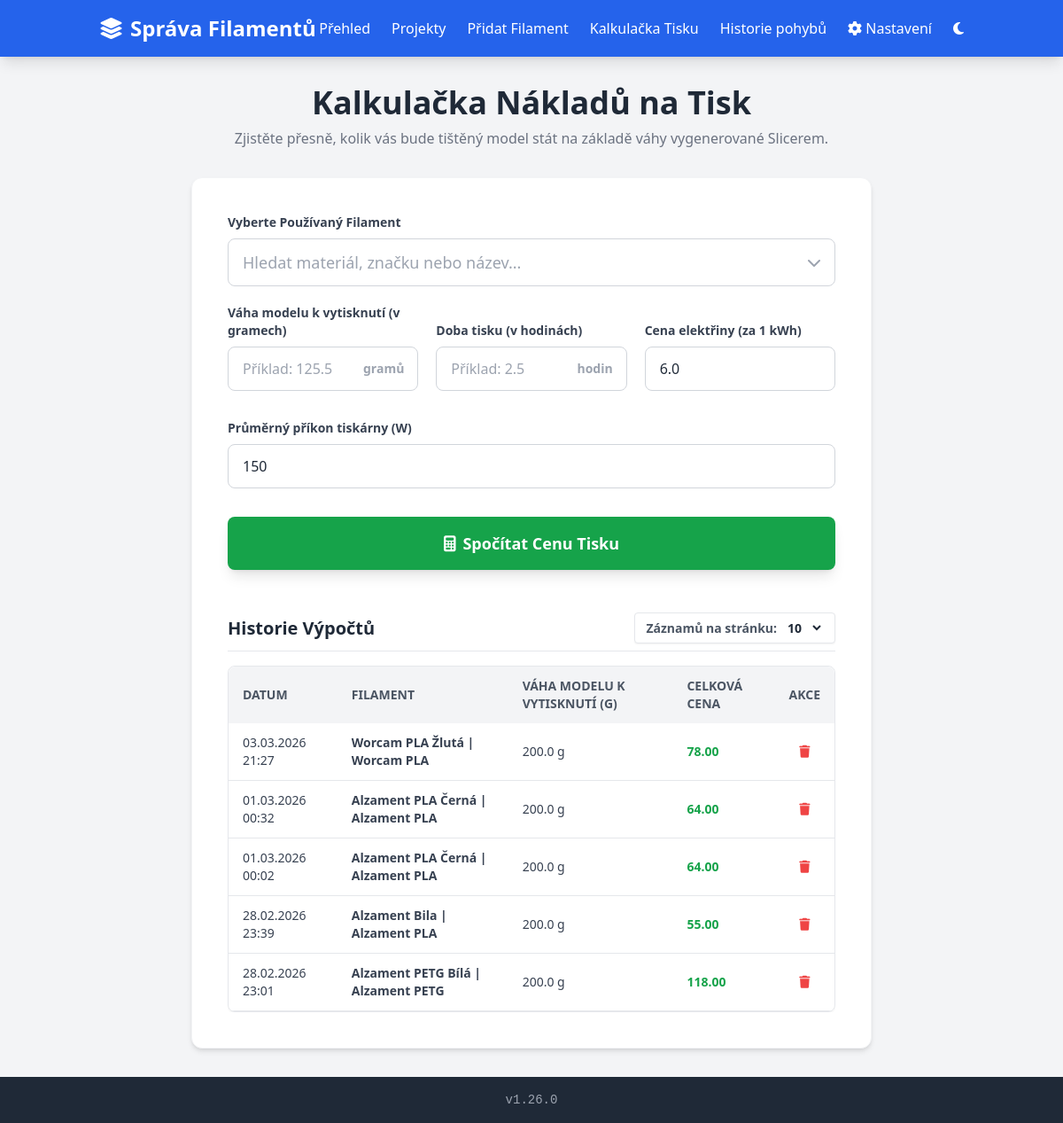
Before: /calculator with the older database file.
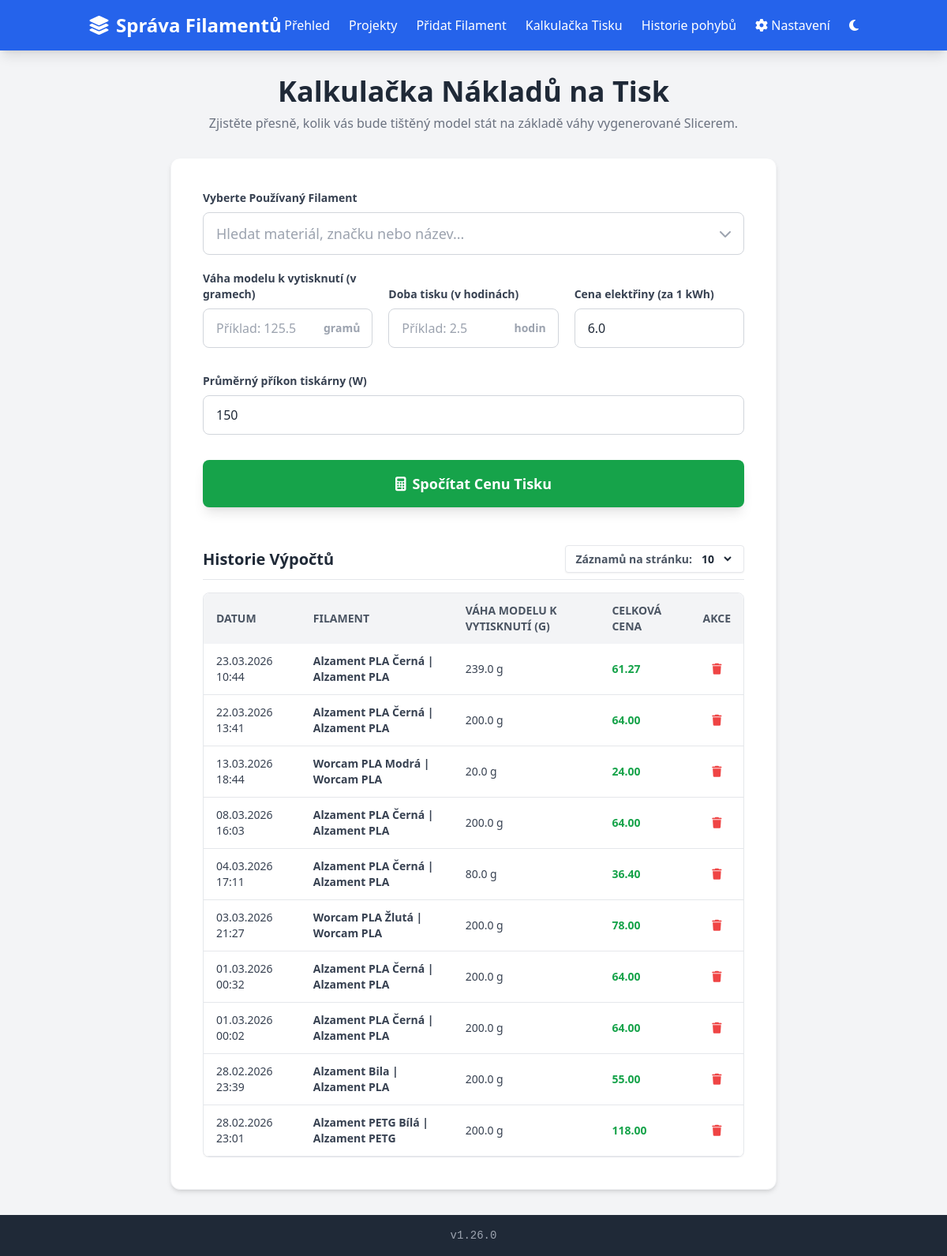
After: the same page with the newer database file.
### models.py (models this page shows)
class PrintHistory(db.Model):
    id = db.Column(db.Integer, primary_key=True)
    filament_name = db.Column(db.String(200), nullable=False)
    weight = db.Column(db.Float, nullable=False)
    total_cost = db.Column(db.Float, nullable=False)
    created_at = db.Column(db.DateTime, default=datetime.utcnow)

### routes/calculator.py (the view, shortened to what this page needs)
    @app.route('/calculator', methods=['GET', 'POST'])
    def calculator():
        filaments = Filament.query.all()
        setting = AppSetting.query.first()
        result = None
        page = request.args.get('page', 1, type=int)
        per_page = request.args.get('per_page', 10, type=int)
        if per_page not in [10, 20, 50, 100]:
            per_page = 10
        histories_paginated = db.paginate(
            PrintHistory.query.order_by(PrintHistory.created_at.desc()),
            page=page, per_page=per_page, error_out=False,
        )
        return render_template(
            'calculator.html',
            filaments=filaments, result=result, setting=setting,
            histories=histories_paginated, per_page=per_page,
        )

### utils.py (called while the page is built)
def get_settings():
    return AppSetting.query.first()

### templates/calculator.html (shortened to what the changed rows need)
{% extends "base.html" %}
{% block content %}
<div class="max-w-3xl mx-auto">
    <div class="text-center mb-8">
        <h1 class="text-4xl font-bold text-gray-800">{{ t('calculator_title') }}</h1>
    </div>
    <div class="bg-white rounded-xl shadow-md p-6 lg:p-10 border border-gray-100">
        <div class="mt-12">
            {% if histories.items and histories.items|length > 0 %}
                <div class="-mx-4 sm:mx-0 overflow-x-auto">
                    <div class="inline-block min-w-full align-middle">
                        <div class="overflow-hidden shadow-sm sm:rounded-lg border border-gray-200">
                            <table class="min-w-full text-left border-collapse">
                                <thead>
                            <tr class="bg-gray-100 text-gray-600 text-sm uppercase">
                                <th class="py-3 px-4 rounded-tl-lg">{{ t('date') }}</th>
                                <th class="py-3 px-4">Filament</th>
                                <th class="py-3 px-4">{{ t('print_weight').split('(')[0] }} (g)</th>
                                <th class="py-3 px-4">{{ t('total_cost') }}</th>
                                <th class="py-3 px-4 rounded-tr-lg text-center">{{ t('action') }}</th>
                            </tr>
                        </thead>
                        <tbody class="text-gray-700 text-sm">
                            {% for h in histories.items %}
                            <tr class="border-b hover:bg-gray-50 transition-colors">
                                <td class="py-3 px-4">{{ h.created_at.strftime('%d.%m.%Y %H:%M') }}</td>
                                <td class="py-3 px-4 font-semibold">{{ h.filament_name }}</td>
                                <td class="py-3 px-4">{{ '{:0.1f}'.format(h.weight) }} g</td>
                                <td class="py-3 px-4 font-bold text-green-600">{{ '{:0.2f}'.format(h.total_cost) }}</td>
                                <td class="py-3 px-4 text-center">
                                    <form action="{{ url_for('delete_history', id=h.id) }}" method="POST" class="inline">
                                        <button type="submit" class="text-red-500 hover:text-red-700 p-2 rounded-full hover:bg-red-50 transition-colors" title="{{ t('delete') }}">
                                            <i class="fa-solid fa-trash"></i>
                                        </button>
                                    </form>
                                </td>
                            </tr>
                            {% endfor %}
                        </tbody>
                    </table>
                        </div>
                    </div>
                </div>
            {% else %}
                <p class="text-gray-500 text-center py-6 bg-gray-50 rounded-lg italic">
                    {{ t('history_empty') }}
                </p>
            {% endif %}
        </div>
    </div>
</div>
{% endblock %}

Changed rows visible on the page:
added PrintHistory: created_at "23.03.2026 10:44", filament_name "Alzament PLA Černá | Alzament PLA", weight "239.0", total_cost "61.27"
added PrintHistory: created_at "22.03.2026 13:41", filament_name "Alzament PLA Černá | Alzament PLA", weight "200.0", total_cost "64.00"
added PrintHistory: created_at "13.03.2026 18:44", filament_name "Worcam PLA Modrá | Worcam PLA", weight "20.0", total_cost "24.00"
added PrintHistory: created_at "08.03.2026 16:03", filament_name "Alzament PLA Černá | Alzament PLA", weight "200.0", total_cost "64.00"
added PrintHistory: created_at "04.03.2026 17:11", filament_name "Alzament PLA Černá | Alzament PLA", weight "80.0", total_cost "36.40"
